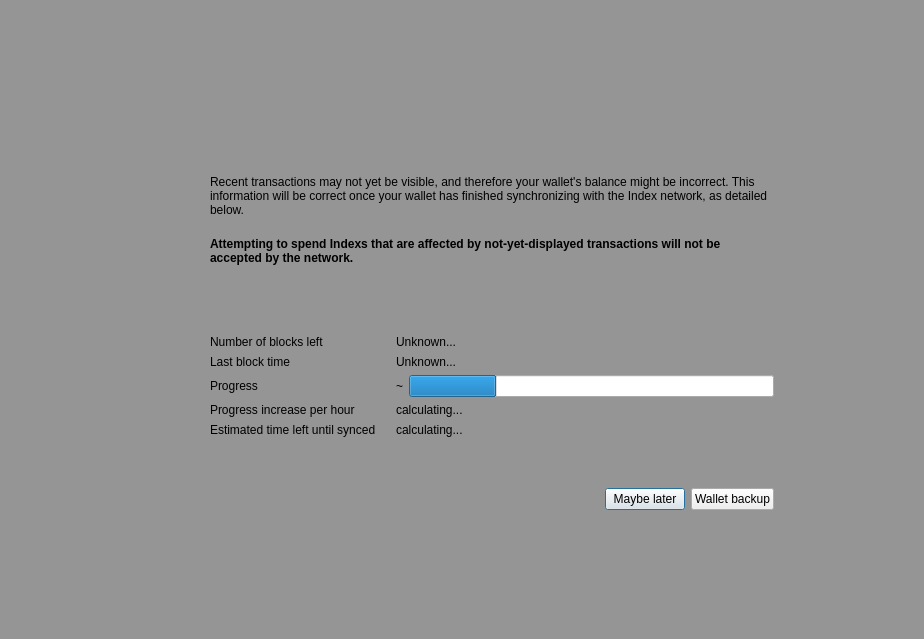
<?xml version="1.0" encoding="UTF-8"?>
<ui version="4.0">
 <class>ModalOverlay</class>
 <widget class="ModalOverlay" name="ModalOverlay">
  <property name="geometry">
   <rect>
    <x>0</x>
    <y>0</y>
    <width>924</width>
    <height>639</height>
   </rect>
  </property>
  <property name="windowTitle">
   <string>Form</string>
  </property>
  <layout class="QVBoxLayout" name="verticalLayout" stretch="0">
   <property name="sizeConstraint">
    <enum>QLayout::SetDefaultConstraint</enum>
   </property>
   <property name="leftMargin">
    <number>0</number>
   </property>
   <property name="topMargin">
    <number>0</number>
   </property>
   <property name="rightMargin">
    <number>0</number>
   </property>
   <property name="bottomMargin">
    <number>0</number>
   </property>
   <item>
    <widget class="QWidget" name="bgWidget" native="true">
     <property name="styleSheet">
      <string notr="true">#bgWidget { background: rgba(0,0,0,96); }</string>
     </property>
     <layout class="QVBoxLayout" name="verticalLayoutMain" stretch="0">
      <property name="leftMargin">
       <number>120</number>
      </property>
      <property name="topMargin">
       <number>120</number>
      </property>
      <property name="rightMargin">
       <number>120</number>
      </property>
      <property name="bottomMargin">
       <number>120</number>
      </property>
      <item>
       <widget class="QWidget" name="contentWidget" native="true">
        <layout class="QVBoxLayout" name="verticalLayout_3" stretch="1,0">
         <property name="spacing">
          <number>0</number>
         </property>
         <property name="leftMargin">
          <number>0</number>
         </property>
         <property name="topMargin">
          <number>0</number>
         </property>
         <property name="rightMargin">
          <number>0</number>
         </property>
         <property name="bottomMargin">
          <number>0</number>
         </property>
         <item>
          <widget class="QStackedWidget" name="stackedWidget">
           <property name="currentIndex">
            <number>0</number>
           </property>
           <widget class="QWidget" name="page">
            <layout class="QVBoxLayout" name="verticalLayout_2">
             <property name="spacing">
              <number>0</number>
             </property>
             <property name="leftMargin">
              <number>30</number>
             </property>
             <property name="topMargin">
              <number>10</number>
             </property>
             <property name="rightMargin">
              <number>30</number>
             </property>
             <property name="bottomMargin">
              <number>10</number>
             </property>
             <item>
              <spacer name="verticalSpacer_3">
               <property name="orientation">
                <enum>Qt::Vertical</enum>
               </property>
               <property name="sizeType">
                <enum>QSizePolicy::Expanding</enum>
               </property>
               <property name="sizeHint" stdset="0">
                <size>
                 <width>20</width>
                 <height>40</height>
                </size>
               </property>
              </spacer>
             </item>
             <item>
              <layout class="QHBoxLayout" name="horizontalLayoutIconText" stretch="0,1">
               <property name="spacing">
                <number>20</number>
               </property>
               <property name="topMargin">
                <number>20</number>
               </property>
               <item>
                <layout class="QVBoxLayout" name="verticalLayoutIcon">
                 <item>
                  <widget class="QPushButton" name="warningIcon">
                   <property name="enabled">
                    <bool>false</bool>
                   </property>
                   <property name="text">
                    <string/>
                   </property>
                   <property name="iconSize">
                    <size>
                     <width>48</width>
                     <height>48</height>
                    </size>
                   </property>
                   <property name="flat">
                    <bool>true</bool>
                   </property>
                  </widget>
                 </item>
                 <item>
                  <spacer name="verticalSpacerWarningIcon">
                   <property name="orientation">
                    <enum>Qt::Vertical</enum>
                   </property>
                   <property name="sizeHint" stdset="0">
                    <size>
                     <width>20</width>
                     <height>40</height>
                    </size>
                   </property>
                  </spacer>
                 </item>
                </layout>
               </item>
               <item>
                <layout class="QVBoxLayout" name="verticalLayoutInfoText">
                 <property name="leftMargin">
                  <number>0</number>
                 </property>
                 <property name="topMargin">
                  <number>0</number>
                 </property>
                 <item>
                  <widget class="QLabel" name="infoText">
                   <property name="text">
                    <string>Recent transactions may not yet be visible, and therefore your wallet's balance might be incorrect. This information will be correct once your wallet has finished synchronizing with the Index network, as detailed below.</string>
                   </property>
                   <property name="textFormat">
                    <enum>Qt::RichText</enum>
                   </property>
                   <property name="wordWrap">
                    <bool>true</bool>
                   </property>
                  </widget>
                 </item>
                 <item>
                  <widget class="QLabel" name="infoTextStrong">
                   <property name="font">
                    <font>
                     <weight>75</weight>
                     <bold>true</bold>
                    </font>
                   </property>
                   <property name="text">
                    <string>Attempting to spend Indexs that are affected by not-yet-displayed transactions will not be accepted by the network.</string>
                   </property>
                   <property name="textFormat">
                    <enum>Qt::RichText</enum>
                   </property>
                   <property name="wordWrap">
                    <bool>true</bool>
                   </property>
                  </widget>
                 </item>
                 <item>
                  <spacer name="verticalSpacerInTextSpace">
                   <property name="orientation">
                    <enum>Qt::Vertical</enum>
                   </property>
                   <property name="sizeHint" stdset="0">
                    <size>
                     <width>20</width>
                     <height>40</height>
                    </size>
                   </property>
                  </spacer>
                 </item>
                 <item>
                  <layout class="QFormLayout" name="formLayout">
                   <property name="fieldGrowthPolicy">
                    <enum>QFormLayout::ExpandingFieldsGrow</enum>
                   </property>
                   <property name="horizontalSpacing">
                    <number>20</number>
                   </property>
                   <property name="verticalSpacing">
                    <number>6</number>
                   </property>
                   <property name="topMargin">
                    <number>10</number>
                   </property>
                   <item row="0" column="0">
                    <widget class="QLabel" name="labelNumberOfBlocksLeft">
                     <property name="font">
                      <font>
                       <weight>50</weight>
                       <bold>false</bold>
                      </font>
                     </property>
                     <property name="text">
                      <string>Number of blocks left</string>
                     </property>
                    </widget>
                   </item>
                   <item row="0" column="1">
                    <widget class="QLabel" name="numberOfBlocksLeft">
                     <property name="sizePolicy">
                      <sizepolicy hsizetype="Expanding" vsizetype="Preferred">
                       <horstretch>0</horstretch>
                       <verstretch>0</verstretch>
                      </sizepolicy>
                     </property>
                     <property name="text">
                      <string>Unknown...</string>
                     </property>
                    </widget>
                   </item>
                   <item row="1" column="0">
                    <widget class="QLabel" name="labelLastBlockTime">
                     <property name="font">
                      <font>
                       <weight>50</weight>
                       <bold>false</bold>
                      </font>
                     </property>
                     <property name="text">
                      <string>Last block time</string>
                     </property>
                    </widget>
                   </item>
                   <item row="1" column="1">
                    <widget class="QLabel" name="newestBlockDate">
                     <property name="sizePolicy">
                      <sizepolicy hsizetype="Expanding" vsizetype="Preferred">
                       <horstretch>0</horstretch>
                       <verstretch>0</verstretch>
                      </sizepolicy>
                     </property>
                     <property name="text">
                      <string>Unknown...</string>
                     </property>
                    </widget>
                   </item>
                   <item row="2" column="0">
                    <widget class="QLabel" name="labelSyncDone">
                     <property name="font">
                      <font>
                       <weight>50</weight>
                       <bold>false</bold>
                      </font>
                     </property>
                     <property name="text">
                      <string>Progress</string>
                     </property>
                    </widget>
                   </item>
                   <item row="2" column="1">
                    <layout class="QHBoxLayout" name="horizontalLayoutSync" stretch="0,1">
                     <property name="spacing">
                      <number>6</number>
                     </property>
                     <item>
                      <widget class="QLabel" name="percentageProgress">
                       <property name="text">
                        <string notr="true">~</string>
                       </property>
                      </widget>
                     </item>
                     <item>
                      <widget class="QProgressBar" name="progressBar">
                       <property name="value">
                        <number>24</number>
                       </property>
                       <property name="format">
                        <string/>
                       </property>
                      </widget>
                     </item>
                    </layout>
                   </item>
                   <item row="4" column="0">
                    <widget class="QLabel" name="labelProgressIncrease">
                     <property name="font">
                      <font>
                       <weight>50</weight>
                       <bold>false</bold>
                      </font>
                     </property>
                     <property name="text">
                      <string>Progress increase per hour</string>
                     </property>
                    </widget>
                   </item>
                   <item row="4" column="1">
                    <widget class="QLabel" name="progressIncreasePerH">
                     <property name="sizePolicy">
                      <sizepolicy hsizetype="Expanding" vsizetype="Preferred">
                       <horstretch>0</horstretch>
                       <verstretch>0</verstretch>
                      </sizepolicy>
                     </property>
                     <property name="text">
                      <string>calculating...</string>
                     </property>
                    </widget>
                   </item>
                   <item row="5" column="0">
                    <widget class="QLabel" name="labelEstimatedTimeLeft">
                     <property name="font">
                      <font>
                       <weight>50</weight>
                       <bold>false</bold>
                      </font>
                     </property>
                     <property name="text">
                      <string>Estimated time left until synced</string>
                     </property>
                    </widget>
                   </item>
                   <item row="5" column="1">
                    <widget class="QLabel" name="expectedTimeLeft">
                     <property name="sizePolicy">
                      <sizepolicy hsizetype="Expanding" vsizetype="Preferred">
                       <horstretch>0</horstretch>
                       <verstretch>0</verstretch>
                      </sizepolicy>
                     </property>
                     <property name="text">
                      <string>calculating...</string>
                     </property>
                    </widget>
                   </item>
                  </layout>
                 </item>
                </layout>
               </item>
              </layout>
             </item>
             <item>
              <spacer name="verticalSpacer_4">
               <property name="orientation">
                <enum>Qt::Vertical</enum>
               </property>
               <property name="sizeHint" stdset="0">
                <size>
                 <width>20</width>
                 <height>40</height>
                </size>
               </property>
              </spacer>
             </item>
            </layout>
           </widget>
           <widget class="QWidget" name="page_2">
            <layout class="QVBoxLayout" name="verticalLayout_4">
             <property name="spacing">
              <number>15</number>
             </property>
             <property name="leftMargin">
              <number>30</number>
             </property>
             <property name="topMargin">
              <number>0</number>
             </property>
             <property name="rightMargin">
              <number>30</number>
             </property>
             <property name="bottomMargin">
              <number>0</number>
             </property>
             <item>
              <spacer name="verticalSpacer_2">
               <property name="orientation">
                <enum>Qt::Vertical</enum>
               </property>
               <property name="sizeHint" stdset="0">
                <size>
                 <width>20</width>
                 <height>40</height>
                </size>
               </property>
              </spacer>
             </item>
             <item>
              <layout class="QGridLayout" name="gridLayout">
               <item row="0" column="1">
                <widget class="QLabel" name="labelNote">
                 <property name="layoutDirection">
                  <enum>Qt::LeftToRight</enum>
                 </property>
                 <property name="text">
                  <string>Wallet backup prompt</string>
                 </property>
                 <property name="alignment">
                  <set>Qt::AlignLeading|Qt::AlignLeft|Qt::AlignVCenter</set>
                 </property>
                </widget>
               </item>
               <item row="1" column="1">
                <widget class="QLabel" name="labelMessage">
                 <property name="text">
                  <string>Please backup your wallet as soon as possible.
Please make sure to keep an updated antivirus and operating system. We can not recover Your funds if you visit phishing site or lose your backup. Please make sure to keep backups of your private keys or files. We do not store your private keys on this wallet. And you as a user, are entirely responsible for your funds and your own security.</string>
                 </property>
                 <property name="alignment">
                  <set>Qt::AlignLeading|Qt::AlignLeft|Qt::AlignVCenter</set>
                 </property>
                 <property name="wordWrap">
                  <bool>true</bool>
                 </property>
                </widget>
               </item>
               <item row="0" column="0">
                <widget class="QPushButton" name="warningIconBackup">
                 <property name="enabled">
                  <bool>false</bool>
                 </property>
                 <property name="sizePolicy">
                  <sizepolicy hsizetype="Fixed" vsizetype="Fixed">
                   <horstretch>0</horstretch>
                   <verstretch>0</verstretch>
                  </sizepolicy>
                 </property>
                 <property name="minimumSize">
                  <size>
                   <width>30</width>
                   <height>30</height>
                  </size>
                 </property>
                 <property name="maximumSize">
                  <size>
                   <width>30</width>
                   <height>30</height>
                  </size>
                 </property>
                 <property name="text">
                  <string/>
                 </property>
                 <property name="iconSize">
                  <size>
                   <width>30</width>
                   <height>30</height>
                  </size>
                 </property>
                 <property name="flat">
                  <bool>true</bool>
                 </property>
                </widget>
               </item>
               <item row="1" column="0">
                <spacer name="horizontalSpacer_2">
                 <property name="orientation">
                  <enum>Qt::Horizontal</enum>
                 </property>
                 <property name="sizeType">
                  <enum>QSizePolicy::Fixed</enum>
                 </property>
                 <property name="sizeHint" stdset="0">
                  <size>
                   <width>30</width>
                   <height>20</height>
                  </size>
                 </property>
                </spacer>
               </item>
              </layout>
             </item>
             <item>
              <spacer name="verticalSpacer">
               <property name="orientation">
                <enum>Qt::Vertical</enum>
               </property>
               <property name="sizeType">
                <enum>QSizePolicy::Expanding</enum>
               </property>
               <property name="sizeHint" stdset="0">
                <size>
                 <width>20</width>
                 <height>40</height>
                </size>
               </property>
              </spacer>
             </item>
            </layout>
           </widget>
          </widget>
         </item>
         <item>
          <widget class="QWidget" name="buttonsContainerWhite" native="true">
           <layout class="QHBoxLayout" name="horizontalLayout">
            <property name="leftMargin">
             <number>30</number>
            </property>
            <property name="topMargin">
             <number>15</number>
            </property>
            <property name="rightMargin">
             <number>30</number>
            </property>
            <item>
             <spacer name="horizontalSpacer">
              <property name="orientation">
               <enum>Qt::Horizontal</enum>
              </property>
              <property name="sizeHint" stdset="0">
               <size>
                <width>40</width>
                <height>20</height>
               </size>
              </property>
             </spacer>
            </item>
            <item>
             <widget class="QPushButton" name="closeButton">
              <property name="focusPolicy">
               <enum>Qt::StrongFocus</enum>
              </property>
              <property name="text">
               <string>Maybe later</string>
              </property>
              <property name="default">
               <bool>true</bool>
              </property>
             </widget>
            </item>
            <item>
             <widget class="QPushButton" name="walletBackupButton">
              <property name="text">
               <string>Wallet backup</string>
              </property>
             </widget>
            </item>
           </layout>
          </widget>
         </item>
        </layout>
       </widget>
      </item>
     </layout>
    </widget>
   </item>
  </layout>
 </widget>
 <customwidgets>
  <customwidget>
   <class>ModalOverlay</class>
   <extends>QWidget</extends>
   <header>qt/modaloverlay.h</header>
   <container>1</container>
  </customwidget>
 </customwidgets>
 <resources/>
 <connections/>
</ui>
